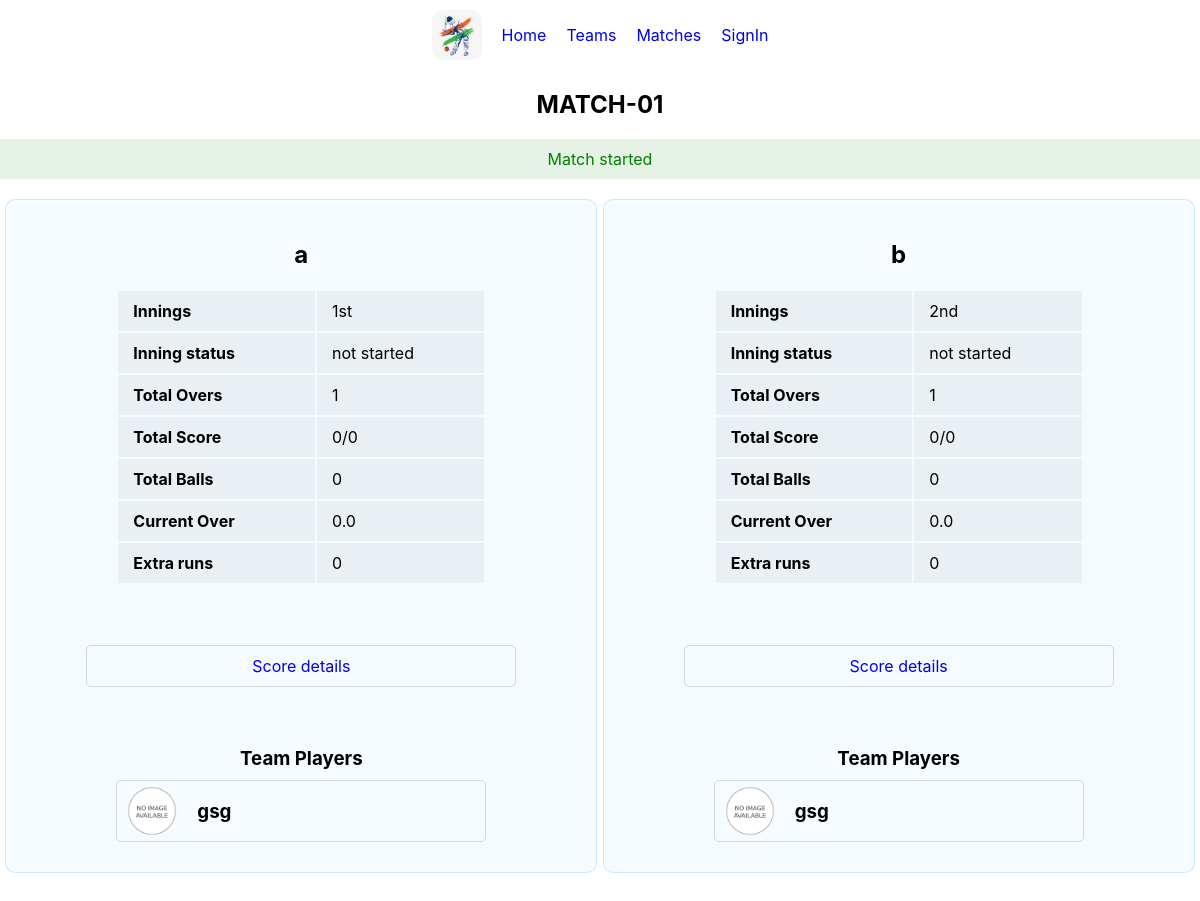
/match/1/team/1/, run on the app's committed database.
### sportsapp/models.py (models this page shows, shortened)
class Match(models.Model):
    name = models.CharField(default="", max_length=255)
    team = models.ForeignKey(Team, on_delete=models.CASCADE)
    status = models.CharField(default="pending", max_length=10)

class Team(models.Model):
    sport = models.ForeignKey(Sport, on_delete=models.CASCADE)
    name = models.CharField(default="", max_length=255)
    def __str__(self) -> str:
        return self.name

class Score(models.Model):
    match = models.ForeignKey(Match, on_delete=models.CASCADE)
    inning = models.CharField(default="1", max_length=2)
    total_score = models.IntegerField(default=0)
    over = models.IntegerField(default=0)
    current_over = models.DecimalField(default=0,max_digits=3, decimal_places=1, db_index=True)
    status = models.CharField(default="not started", max_length=15)
    win_loss = models.CharField(default="", max_length=5, blank=True, null=True)

class TeamPlayer(models.Model):
    match = models.ForeignKey(Match, on_delete=models.CASCADE)
    team = models.ForeignKey(Team, on_delete=models.CASCADE)
    player = models.ForeignKey(Player, on_delete=models.CASCADE)

class Player(models.Model):
    name = models.CharField(default="", max_length=255)
    pic = models.ImageField(upload_to="sports/",default=None, blank=True, null=True)

### sportsapp/views.py (the view, shortened to what this page needs)
# urls.py: path('match/<str:pk>/team/<str:pk2>/', teamPlayers, name="teamPlayers"),
def teamPlayers(request,pk,pk2):
    match = Match.objects.get(id=pk)
    matchname = match.name
    match = Match.objects.filter(name=matchname)
    team = Team.objects.get(id=pk2)
    teamPlayers = TeamPlayer.objects.filter(team=team)
    player = Player.objects.all()
    if match[0].status == "completed" and match[1].status == "completed":
        matchStatus = match[1].status # completed
        winnerTeam = []
        try:
            for i in match:
                matchteam = Match.objects.get(id=i.id,team=i.team)
                teamx = Score.objects.get(match=matchteam)
                winnerTeam.append(teamx)
            if winnerTeam[0].total_score > winnerTeam[1].total_score:
                winnerTeam[0].win_loss = "win"
                winnerTeam[1].win_loss = "loss"
            elif winnerTeam[0].total_score < winnerTeam[1].total_score:
                winnerTeam[0].win_loss = "loss"
                winnerTeam[1].win_loss = "win"
            elif winnerTeam[0].total_score == winnerTeam[1].total_score:
                winnerTeam[0].win_loss = "tie"
                winnerTeam[1].win_loss = "tie"
            winnerTeam[0].save()
            winnerTeam[1].save()
        except:
            pass
    else:
        matchStatus = match[1].status # started
    context = {
        "matchname":matchname,
        "matchStatus":matchStatus,
        "match":match,
        "team":team,
        "teamPlayers":teamPlayers,
        "player":player,
    }
    return render(request, "teamPlayers.html",context)

### sportsapp/templatetags/tags.py (called while the page is built, shortened)
@register.filter(name="matchTeamPlayer")
def matchTeamPlayer(pk2, pk):
    team = Team.objects.get(id=pk)
    match = Match.objects.get(id=pk2)
    teamPlayers = TeamPlayer.objects.filter(match=match, team=team)
    return teamPlayers

@register.filter(name="matchTeamScore")
def matchTeamScore(pk2, pk):
    teamA = Team.objects.get(id=pk)
    matchteam = Match.objects.get(id=pk2,team=teamA)
    score = Score.objects.get(match=matchteam)
    scoreadd = ScoreAdd.objects.filter(score=score)
    r,b,w,ex=0,0,0,0
    extra_runs = ex
    total_score = r
    total_balls = b
    current_over = total_balls
    over = score.over
    x,y=0,0
    x = int(current_over/6)
    if current_over % 6 != 0:
        y = current_over-x*6
    current_over = f"{x}.{y}"
    context = [{
        "score":score,
        "overs":over,
        "wicket":w,
        "current_over":current_over,
        "total_balls":total_balls,
        "extra_runs":extra_runs,
        "scoreadd":scoreadd,
    }]
    return context

### sportsapp/templates/teamPlayers.html (shortened to what this page needs)
{% extends 'base.html' %} {% load static %} {% load tags %} {% block home %}
<center>
    <h2>{{matchname}}</h2>
    {% if matchStatus == "started" %}
    <p>Match started</p>
    {% elif matchStatus == "completed" %}
    <p>Match completed</p>
    {%else%}
    <p>Match not yet started</p>
    {%endif%}
</center>
<div class="d-flex-se">
    {% for i in match %}
    <div class="match-container">
    <center>
    <h2>{{i.team}}</h2>
    {% if matchStatus == "started" or matchStatus == "completed" %}
    {% for t in i.id|matchTeamScore:i.team.id %}
    <div>
        <table>
            <tr>
                <th>Innings</th>
                <td>{% if t.score.inning == "1" %}1st{%else%}2nd{%endif%}</td>
            </tr>
            <tr>
                <th>Inning status</th>
                <td>{{t.score.status}}</td>
            </tr>
            <tr>
                <th>Total Overs</th>
                <td>{{t.overs}}</td>
            </tr>
            <tr>
                <th>Total Score</th>
                <td>{{t.score.total_score}}/{{t.wicket}}</td>
            </tr>
            <tr>
                <th>Total Balls</th>
                <td>{{t.total_balls}}</td>
            </tr>
            <tr>
                <th>Current Over</th>
                <td>{{t.current_over}}</td>
            </tr>
            <tr>
                <th>Extra runs</th>
                <td>{{t.extra_runs}}</td>
            </tr>
        </table>
        <div class="teams">
            {% if user.is_authenticated and matchStatus == "started" %}
            <a href="{% url 'score' t.score.id %}"><div class="team">Add Score</div></a>
            {%else%}
            <a href="{% url 'score' t.score.id %}"><div class="team">Score details</div></a>
            {%endif%}
        </div>
    </div>
    {%endfor%}
    {%endif%}
    <div class="team-players">
        <h3>Team Players</h3>
        <ul>
            {% for t in i.id|matchTeamPlayer:i.team.id %}
            <li>
                <div class="player-card">
                    <div>
                        <div class="img-container">
                            {% if t.pic %}
                            <img src="{{t.pic.url}}" style="width: 100%" />
                            {% else %}
                            <img src="/static/images/No_image.png" alt="" />
                            {% endif %}
                        </div>
                        <h3>{{t.player.name}}</h3>
                    </div>
                </div>
            </li>
            {% empty %}
            <li><div class="player-card">No players in team</div> </li>
            {% endfor %}
        </ul>
    </div>
    </center>
    </div>
    {%endfor%}
</div>
{%endblock%}

### sportsapp/static/sportsapp/style.css (style rules this page uses)
* { box-sizing: border-box; margin: 0px; padding: 0px; scroll-behavior: smooth; font-family: -apple-system, BlinkMacSystemFont, "Segoe UI", Roboto, "Helvetica Neue", Arial, "Noto Sans", sans-serif, "Apple Color Emoji", "Segoe UI Emoji", "Segoe UI Symbol", "Noto Color Emoji"; }
:root { --gray-3: rgba(128, 128, 128, 0.3); }
body { padding-bottom: 50px; }
img { width: 100%; height: auto; object-fit: cover; }
a { cursor: pointer; text-decoration: none; }
h2 { padding: 20px; }
h2~p { background-color: rgba(0, 128, 0, 0.1); color: rgb(0, 128, 0); padding: 10px; }
.d-flex-se { display: flex; flex-wrap: wrap; justify-content: space-evenly; }
table { width: 370px; }
table :is(th,td) { padding: 10px 15px; text-align: left; background-color: rgba(128, 128, 128, 0.1); }
ul { list-style: none; }
ul li { padding: 5px; margin: 5px; }
.teams { padding: 50px; width: 550px; }
.teams .team { border: 1px solid var(--gray-3); padding: 10px; border-radius: 5px; margin: 10px; max-width: 450px; min-width: 200px; }
.match-container { border: 1px solid rgba(111, 200, 255, 0.3); border-radius: 10px; background-color: rgba(111, 200, 255, 0.07); margin: 20px 0px; padding: 20px; }
.team-players { max-width: 500px; border-radius: 10px; }
.team-players .player-card { max-width: 370px; display: flex; align-items: center; justify-content: space-between; border-radius: 5px; padding: 5px 10px; border: 1px solid var(--gray-3); }
.team-players .player-card > div { display: flex; align-items: center; }
.team-players li { min-width: 270px; }
.team-players .img-container { width: 50px; height: 50px; border-radius: 50%; overflow: hidden; margin-right: 20px; }

### data on the page
Match: name "MATCH-01", team "a"
Score: inning "1st", score.status "not started", overs "1", score.total_score "0", wicket "0", total_balls "0", current_over "0.0", extra_runs "0"
TeamPlayer: player.name "gsg"
Match: team "b"
Score: inning "2nd", score.status "not started", overs "1", score.total_score "0", wicket "0", total_balls "0", current_over "0.0", extra_runs "0"
TeamPlayer: player.name "gsg"
